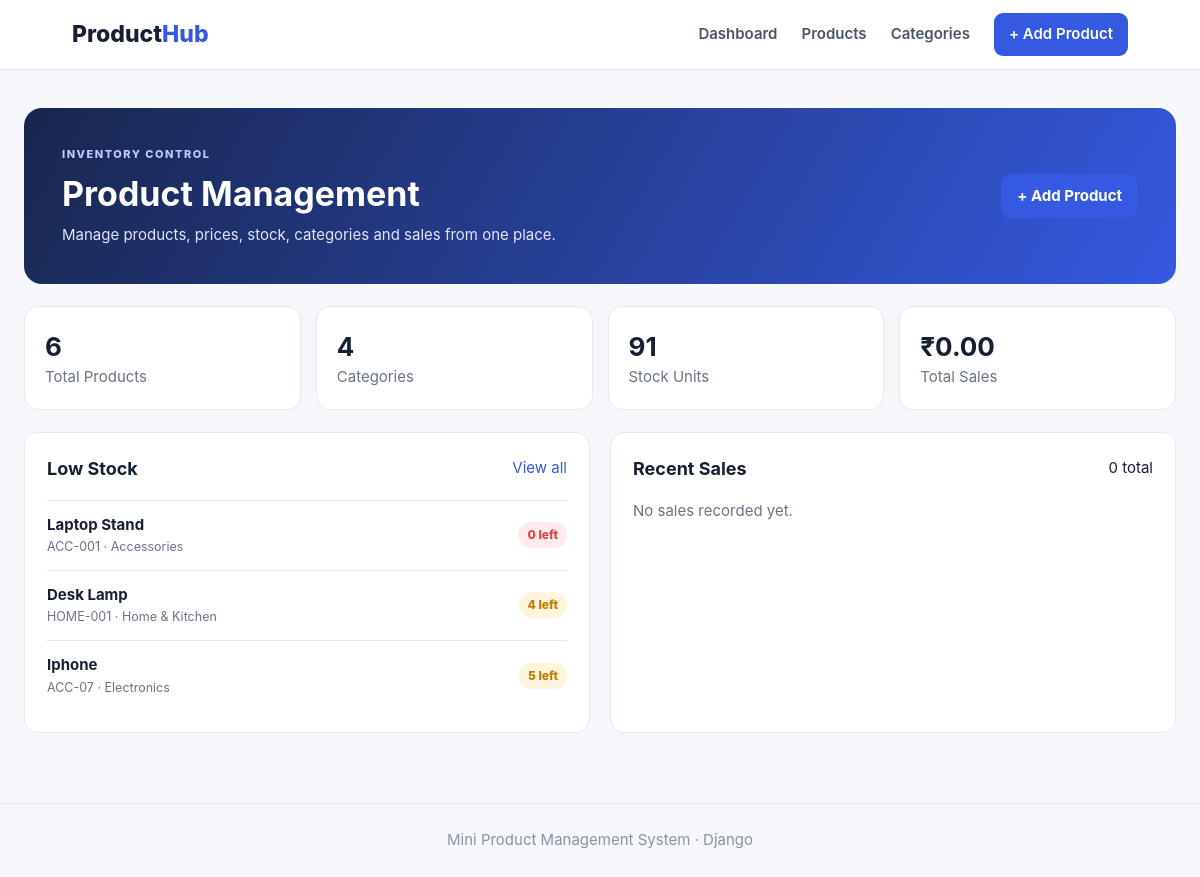
The page / on the database its author committed.
### products/models.py (models this page shows, shortened)
class Product(models.Model):
    name = models.CharField(max_length=200)
    sku = models.CharField(max_length=50, unique=True)
    category = models.ForeignKey(Category, on_delete=models.PROTECT, related_name='products')
    description = models.TextField(blank=True)
    price = models.DecimalField(max_digits=10, decimal_places=2)
    stock = models.PositiveIntegerField(default=0)
    image = models.ImageField(upload_to='products/', blank=True, null=True)
    is_active = models.BooleanField(default=True)
    created_at = models.DateTimeField(auto_now_add=True)
    updated_at = models.DateTimeField(auto_now=True)
    class Meta:
        ordering = ['-created_at']

class Category(models.Model):
    name = models.CharField(max_length=100, unique=True)
    description = models.TextField(blank=True)
    created_at = models.DateTimeField(auto_now_add=True)
    class Meta:
        ordering = ['name']
        verbose_name_plural = 'Categories'

### products/views.py (the view)
# urls.py: path('', views.dashboard, name='dashboard'),
def dashboard(request):
    products = Product.objects.select_related('category')
    context = {
        'product_count': products.count(), 'category_count': Category.objects.count(),
        'stock_units': products.aggregate(total=Sum('stock'))['total'] or 0,
        'sales_count': Sale.objects.count(),
        'sales_total': Sale.objects.aggregate(total=Sum(ExpressionWrapper(F('quantity') * F('unit_price'), output_field=DecimalField(max_digits=12, decimal_places=2))))['total'] or 0,
        'low_stock': products.filter(stock__lte=5).order_by('stock')[:6],
        'recent_sales': Sale.objects.select_related('product')[:6],
    }
    return render(request, 'products/dashboard.html', context)

### products/templates/products/dashboard.html
{% extends 'products/base.html' %}{% block title %}Dashboard · ProductHub{% endblock %}{% block content %}<section class="hero"><div><p class="eyebrow">INVENTORY CONTROL</p><h1>Product Management</h1><p>Manage products, prices, stock, categories and sales from one place.</p></div><a class="btn primary" href="{% url 'products:product_create' %}">+ Add Product</a></section><div class="stats"><div><b>{{ product_count }}</b><span>Total Products</span></div><div><b>{{ category_count }}</b><span>Categories</span></div><div><b>{{ stock_units }}</b><span>Stock Units</span></div><div><b>₹{{ sales_total|floatformat:2 }}</b><span>Total Sales</span></div></div><div class="grid-2"><section class="card"><div class="section-head"><h2>Low Stock</h2><a href="{% url 'products:product_list' %}?status=low">View all</a></div>{% for p in low_stock %}<div class="list-row"><div><strong>{{ p.name }}</strong><small>{{ p.sku }} · {{ p.category.name }}</small></div><span class="badge {% if p.stock == 0 %}danger{% else %}warning{% endif %}">{{ p.stock }} left</span></div>{% empty %}<p class="muted">All products have healthy stock.</p>{% endfor %}</section><section class="card"><div class="section-head"><h2>Recent Sales</h2><span>{{ sales_count }} total</span></div>{% for s in recent_sales %}<div class="list-row"><div><strong>{{ s.product.name }}</strong><small>{{ s.quantity }} × ₹{{ s.unit_price }} · {{ s.customer_name|default:'Walk-in customer' }}</small></div><b>₹{{ s.total|floatformat:2 }}</b></div>{% empty %}<p class="muted">No sales recorded yet.</p>{% endfor %}</section></div>{% endblock %}

### products/static/products/css/style.css (style rules this page uses)
:root { --bg:#f5f7fb;--card:#fff;--ink:#172033;--muted:#6b7485;--line:#e4e8ef;--primary:#3559e0;--primary2:#263fbd;--danger:#d64545;--warning:#c17b00;--success:#198754 }
* { box-sizing:border-box }
body { margin:0;background:var(--bg);color:var(--ink);font:15px/1.5 Inter,Segoe UI,Arial,sans-serif }
.hero { background:linear-gradient(120deg,#18264d,#3559e0);color:#fff;padding:38px;border-radius:18px;display:flex;justify-content:space-between;align-items:center;margin-bottom:22px }
.hero h1 { font-size:34px;margin:5px 0 }
.hero p { margin:0;color:#dfe6ff }
.eyebrow { font-size:11px;letter-spacing:1.5px;font-weight:800;color:#7d8798;margin:0 }
.hero .eyebrow { color:#bfcaff }
.stats { display:grid;grid-template-columns:repeat(4,1fr);gap:15px;margin-bottom:22px }
.stats div,.card { background:var(--card);border:1px solid var(--line);border-radius:14px }
.stats div { padding:20px }
.stats b { display:block;font-size:26px }
.stats span { color:var(--muted) }
.grid-2 { display:grid;grid-template-columns:1fr 1fr;gap:20px }
.card { padding:22px }
.section-head,.page-title { display:flex;justify-content:space-between;align-items:center;margin-bottom:18px }
.section-head h2 { margin:0;font-size:18px }
.section-head a { color:var(--primary);text-decoration:none }
.list-row { display:flex;justify-content:space-between;align-items:center;padding:13px 0;border-top:1px solid var(--line) }
.list-row strong,.list-row small { display:block }
.list-row small { color:var(--muted);margin-top:2px }
.muted { color:var(--muted) }
.btn { display:inline-block;border:1px solid #d5dbe6;background:#fff;color:#344054;text-decoration:none;padding:10px 15px;border-radius:9px;font-weight:700;cursor:pointer }
.btn.primary { background:var(--primary);border-color:var(--primary);color:#fff }
.badge { display:inline-block;padding:4px 9px;border-radius:20px;font-size:12px;font-weight:800 }
.warning { background:#fff4dc;color:var(--warning) }
.danger { background:#ffebeb;color:var(--danger) }

### rows shown on the page
Product: name "Laptop Stand", sku "ACC-001", category.name "Accessories", stock "0"
Product: name "Desk Lamp", sku "HOME-001", category.name "Home & Kitchen", stock "4"
Product: name "Iphone", sku "ACC-07", category.name "Electronics", stock "5"

### other values the page prints
{{ product_count }} "6"
{{ category_count }} "4"
{{ stock_units }} "91"
{{ sales_total|floatformat:2 }} "0.00"
{{ sales_count }} "0"
